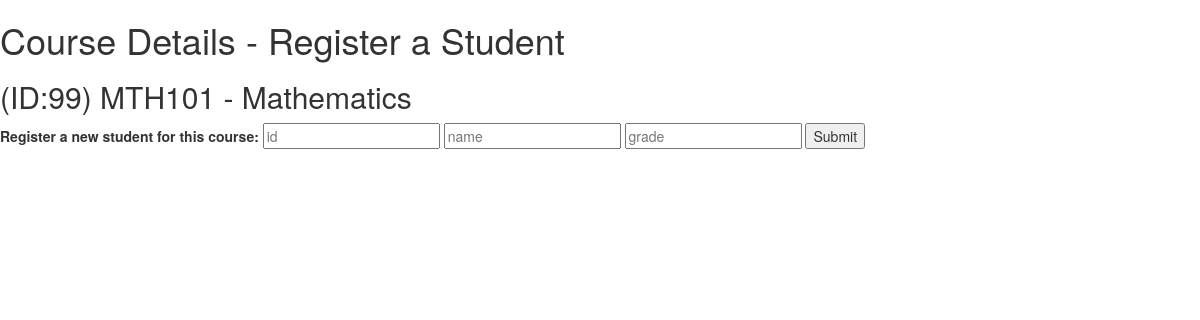
Page /register_student/99 on the committed database.
### models.py (models this page shows)
class Course(db.Model):
    __tablename__ = 'course'
    id = db.Column(db.Integer, primary_key=True)
    course_number = db.Column(db.String)
    course_title = db.Column(db.String)
    students = db.relationship('RegisteredStudent', secondary='link')

### app.py (the view, shortened to what this page needs)
@app.route("/register_student/<int:course_id>", methods=['POST','GET'])
def register_student(course_id):
    course = Course.query.get(course_id)
    if request.method == 'GET':
        return render_template('course_details.html', course=course)

### templates/course_details.html (shortened to what this page needs)
{% extends "layout.html" %}
{% block body %}
<h1>Course Details - Register a Student</h1>
<h2>(ID:{{ course.id }}) {{ course.course_number }} - {{ course.course_title }}</h2>
<form action="{{ url_for('register_student', course_id=course.id) }}" method="POST">
    <label>Register a new student for this course: </label>
    <input type="text" name="id" placeholder="id">
    <input type="text" name="name" placeholder="name">
    <input type="text" name="grade" placeholder="grade">
    <input type="submit" value="Submit">
</form>
{% endblock %}

### rows in the picture
Course: id "99", course_number "MTH101", course_title "Mathematics"
